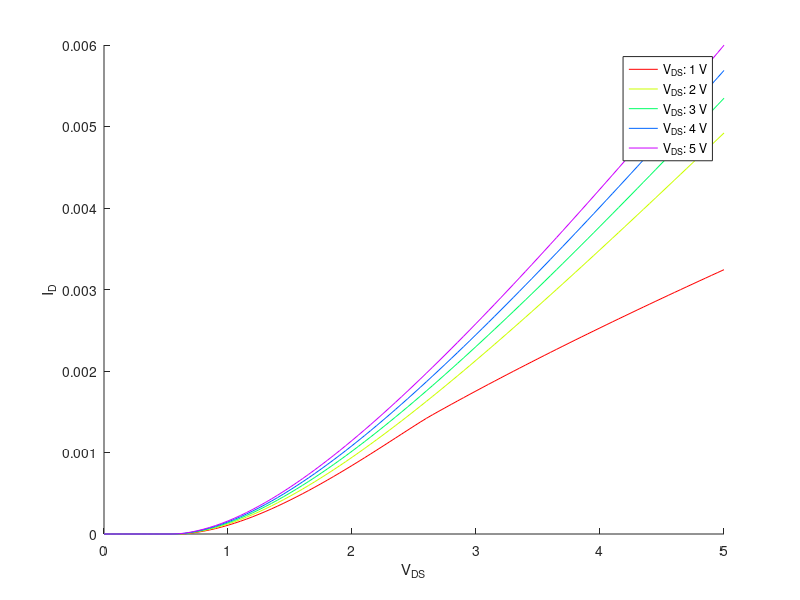

MATLAB code to generate this figure:
%cleanup
clc; clear;
%load known transistor parameters
load parameters.mat;
%load simulation data
load sim.mat

%prealloc and init loop variables
num_parameters = size(sim_I_D1,2);
V_DS_begin = 1;
V_DS_stepsize = 1;
colors = hsv(num_parameters);
legend_string = cell(num_parameters, 1);

%create figure
figure;
hold all;

for i = 1:num_parameters 
    %plot relevant data and construct legend
    plot(sim_V_GS, sim_I_D2(:,i), 'color', colors(i,:));
    legend_string{i} = ['V_{DS}: ', num2str(V_DS_begin + V_DS_stepsize * (i - 1), 2), ' V'];
end

%add legend
legend(legend_string{:});

%set axes
xlabel('V_{DS}');
ylabel('I_{D}');